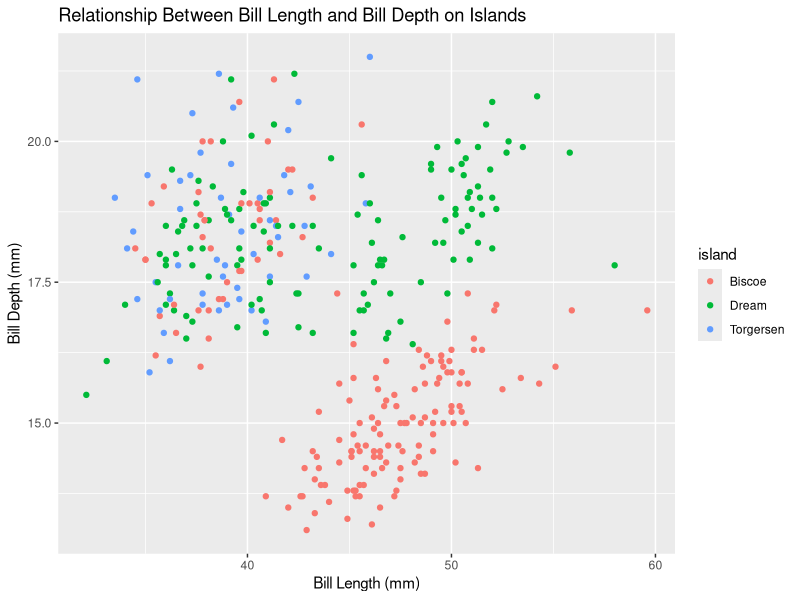
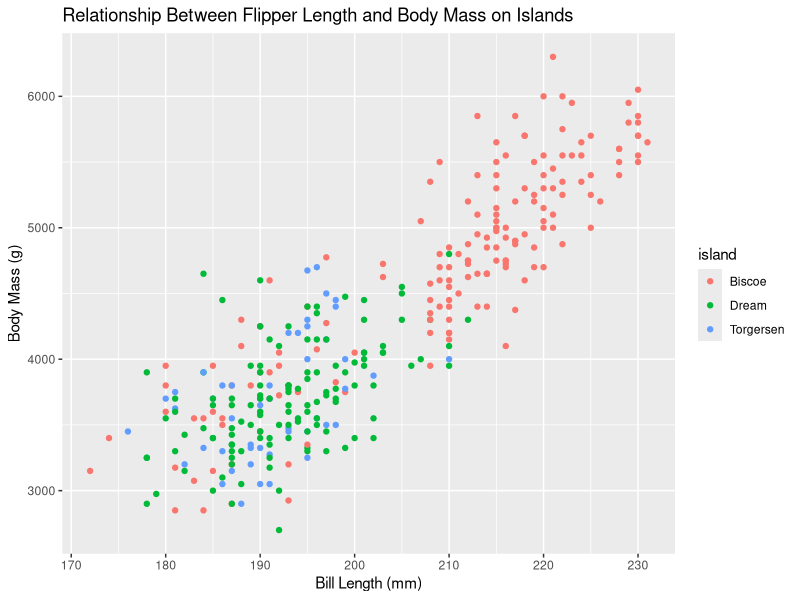
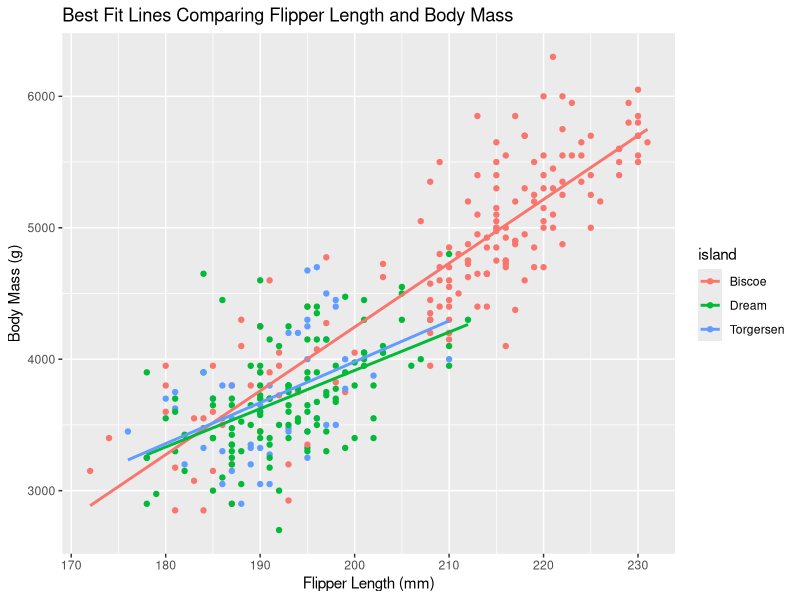
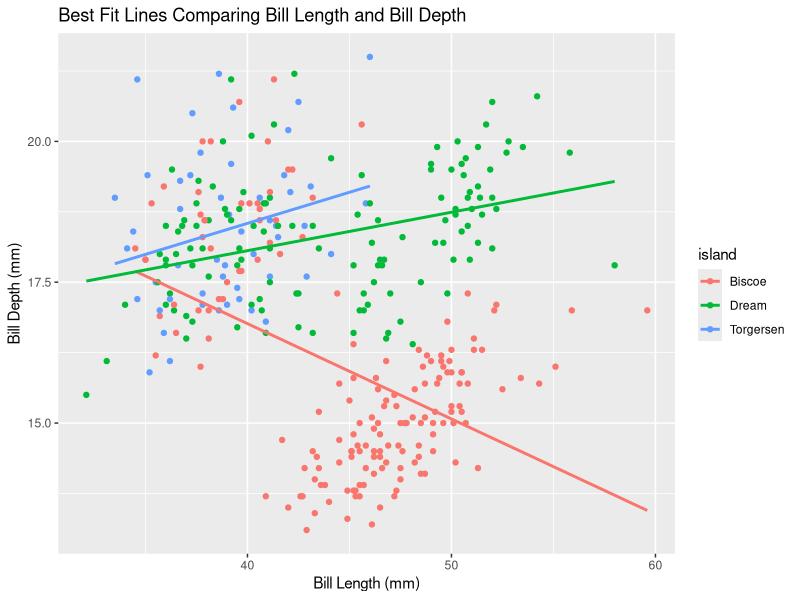
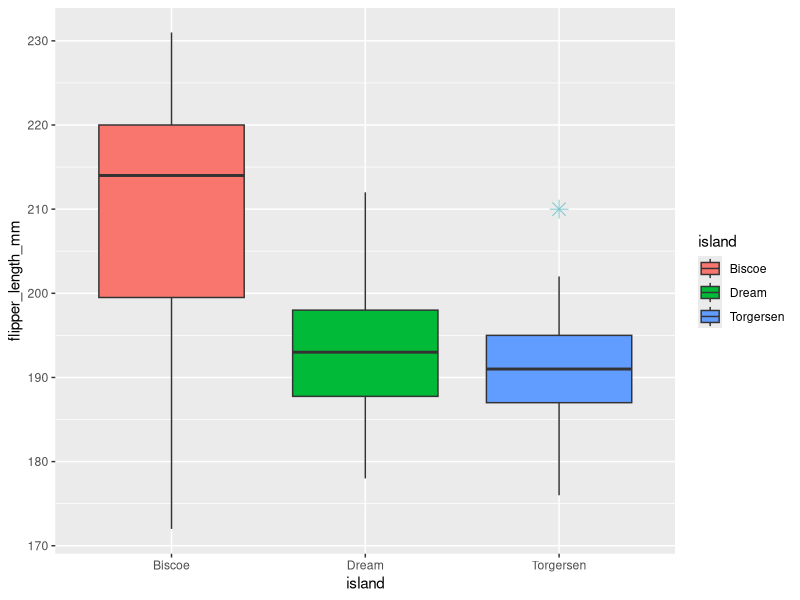
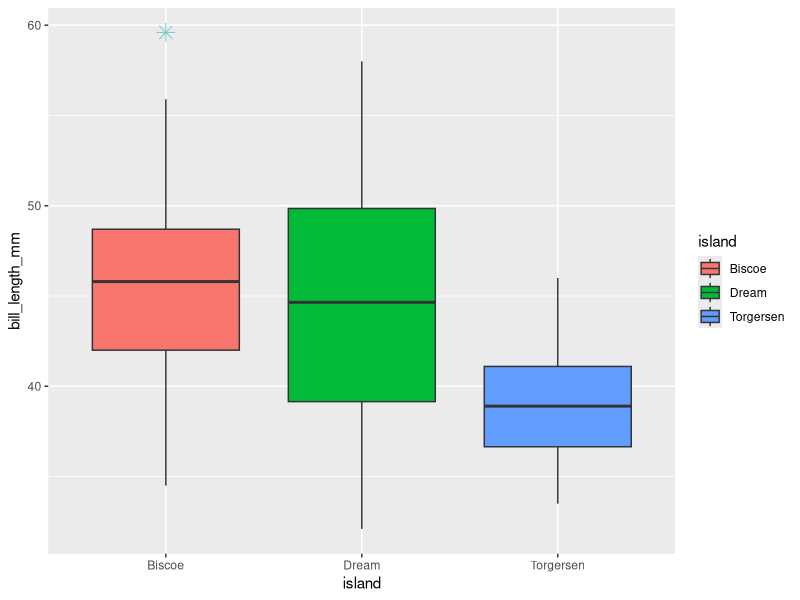
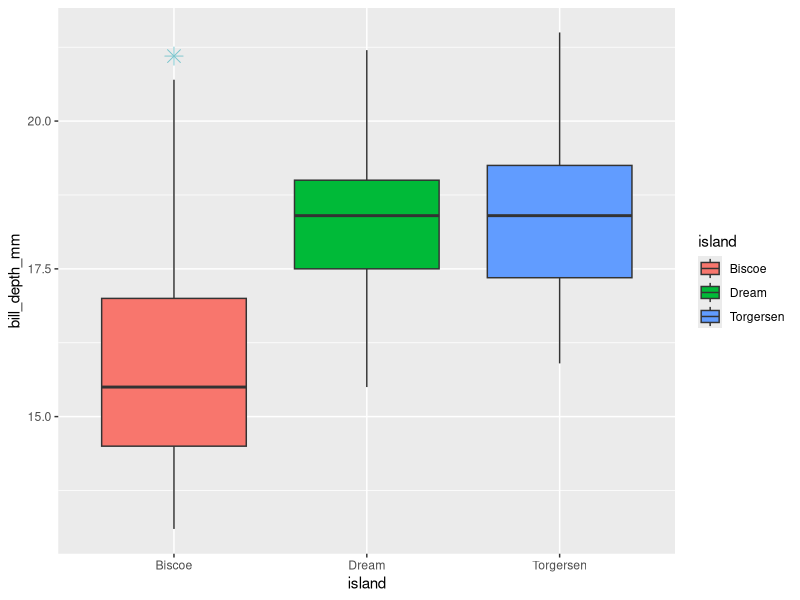
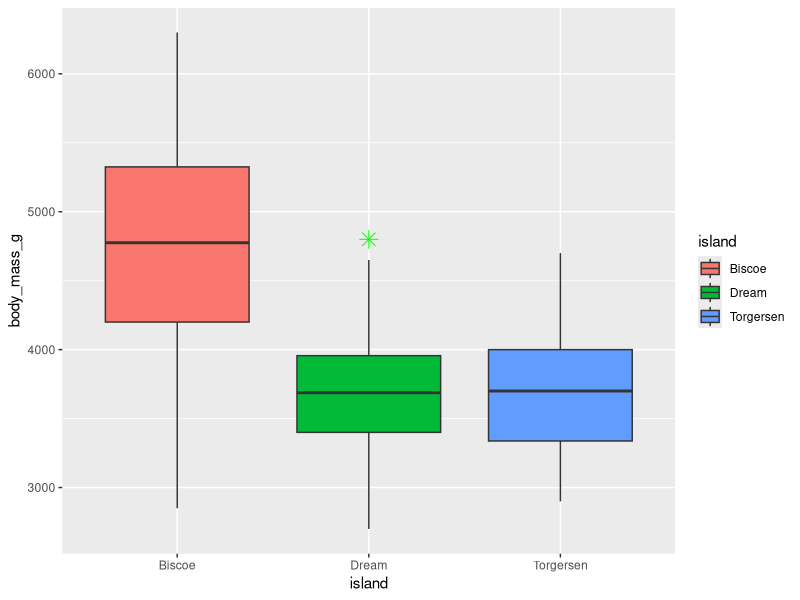

Here is the R script that generated these plots, in order: (Note: this script raises an error after producing the figures.)

# Install Packages and Read Data ------------------------------------------

library(tidyverse)
library(palmerpenguins)
penguins_data <- penguins
penguins_data


# Scatterplots Comparing Islands ------------------------------------------

length_and_depth <- ggplot(data = penguins) +
  geom_point(mapping = aes(x = bill_length_mm, y = bill_depth_mm, color = island)) +
  labs(title = "Relationship Between Bill Length and Bill Depth on Islands",
       x = "Bill Length (mm)",
       y = "Bill Depth (mm)")
length_and_depth

flipper_and_mass <- ggplot(data = penguins) +
  geom_point(mapping = aes(x = flipper_length_mm, y = body_mass_g, color = island)) +
  labs(title = "Relationship Between Flipper Length and Body Mass on Islands",
     x = "Bill Length (mm)",
     y = "Body Mass (g)")
flipper_and_mass


# Scatterplots with Best Fit Lines ----------------------------------------

flipper_and_massline <- ggplot(data = penguins, aes(x = flipper_length_mm, y = body_mass_g, color = island)) +
  geom_point() +
  geom_smooth(method = "lm", se = FALSE) +
  labs(title = "Best Fit Lines Comparing Flipper Length and Body Mass",
       x = "Flipper Length (mm)",
       y = "Body Mass (g)")
flipper_and_massline

length_and_depthline <- ggplot(data = penguins, aes(x = bill_length_mm, y = bill_depth_mm, color = island)) +
  geom_point() +
  geom_smooth(method = "lm", se = FALSE) +
  labs(title = "Best Fit Lines Comparing Bill Length and Bill Depth",
       x = "Bill Length (mm)",
       y = "Bill Depth (mm)", fill = "Island")
length_and_depthline

# Box Plots Comparing Islands ---------------------------------------------

flipper_boxplot <- ggplot(penguins, aes(x=island, y=flipper_length_mm, fill=island)) + 
  geom_boxplot(notch=FALSE, outlier.colour="cadetblue3", outlier.shape=8,
               outlier.size=4)
flipper_boxplot

ggplot(penguins, aes(x=island, y=bill_length_mm, fill=island)) + 
  geom_boxplot(notch=FALSE, outlier.colour="cadetblue3", outlier.shape=8,
               outlier.size=4)

ggplot(penguins, aes(x=island, y=bill_depth_mm, fill=island)) + 
  geom_boxplot(notch=FALSE, outlier.colour="cadetblue3", outlier.shape=8,
               outlier.size=4)

ggplot(penguins, aes(x=island, y=body_mass_g, fill=island)) + 
  geom_boxplot(notch=FALSE, outlier.colour="green", outlier.shape=8,
               outlier.size=4)


# Mutations ---------------------------------------------------------------

mm_values <- select(penguins_data, bill_length_mm, bill_depth_mm, flipper_length_mm,)
mm_values



# Literature cited --------------------------------------------------------

citation("palmerpenguins")
citation("ggplot2")
citation("dplyr")
RStudio.Version()
citation("readr")
